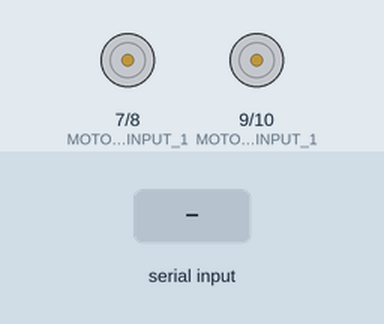
Recording of a sketch running on a simulated Arduino Uno, built with avr-gcc and run on an emulated ATmega328P. Parts: motor-driver pin pairs drawn as motors (green arrow = first pin HIGH = forward, orange = second pin HIGH = backward, longer = more drive, scaled by the enable pin). Inputs (shaded band) come from the test bench.

Above: at 1.2 s.
1.3 s: "S\n" received over the second serial link
2.8 s: "F\n" received over the second serial link
At 3.7 s:
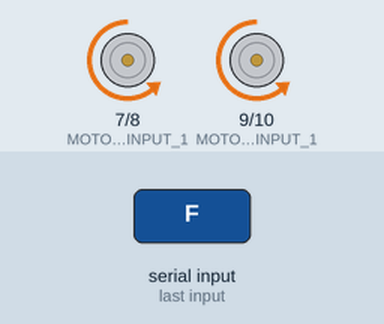
4.3 s: "L\n" received over the second serial link
At 4.9 s:
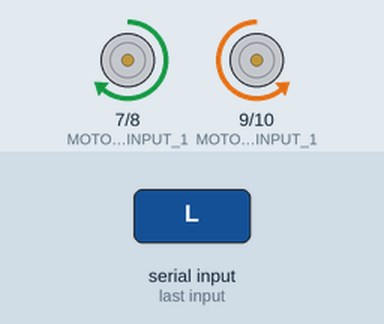
5.8 s: "R\n" received over the second serial link
At 7.0 s:
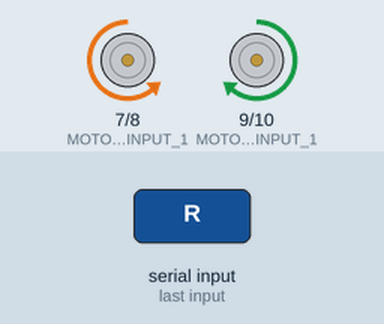
7.3 s: "B\n" received over the second serial link
At 8.4 s:
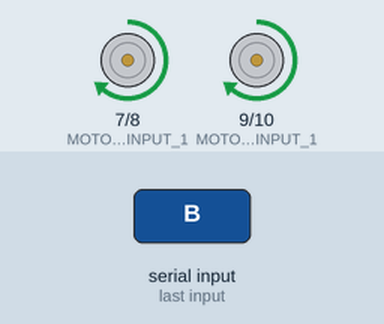
Timing chart, 0 to 9.8 s (numbered marks = the images above; inputs shaded):
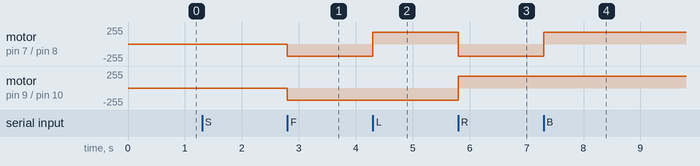

The sketch:

RobotMapper.ino
```cpp
#include <SoftwareSerial.h>

#define DEBUG_ENABLE // Comment this line before putting the code in the robot to remove serial printing

#ifdef DEBUG_ENABLE
  #define DEBUG_MACRO(STRING) Serial.println(STRING)
#else
  #define DEBUG_MACRO(STRING) // Nothing
#endif

/* Pin assignments */
#define ENABLE_1_PIN          6
#define MOTOR_1_INPUT_1       7
#define MOTOR_1_INPUT_2       8
#define MOTOR_2_INPUT_1       9
#define MOTOR_2_INPUT_2       10
#define ENABLE_2_PIN          11
#define SERIAL_RX_PIN         2
#define SERIAL_TX_PIN         3

/* Constants */
#define MAX_MOTOR_SPEED       255
#define NORMAL_MOTOR_SPEED    180
#define SLOW_MOTOR_SPEED      80

// Software serial instance
SoftwareSerial bluetoothSerial(SERIAL_RX_PIN, SERIAL_TX_PIN); // RX_PIN, TX_PIN
SoftwareSerial raspberrySerial(0,1);
char incomingData = 'r';
String data;

/* Functions prototypes */
void forward(uint8_t speed);
void reverse(uint8_t speed);
void right(uint8_t speed);
void left(uint8_t speed);
void sharpRightTurn(uint8_t speed);
void sharpLeftTurn(uint8_t speed);
void stopBot(uint8_t speed);
void scanBluetooth();

/* ---------------------------------------------------------- */
void setup() {
  /*
  #ifdef DEBUG_ENABLE
    Serial.begin(9600);
  #endif
  */
  bluetoothSerial.begin(9600); // This is the serial port we'll communicate with the bluetooth module through
  DEBUG_MACRO("--- Bluetooth RC robot started ---");

  pinMode(MOTOR_1_INPUT_1, OUTPUT);
  pinMode(MOTOR_1_INPUT_2, OUTPUT);
  pinMode(MOTOR_2_INPUT_1, OUTPUT);
  pinMode(MOTOR_2_INPUT_2, OUTPUT);
  pinMode(ENABLE_1_PIN, OUTPUT);
  pinMode(ENABLE_2_PIN, OUTPUT);
}

void loop() {
  scanBluetooth(); // Check if there's any incoming data through bluetooths

  switch(incomingData){ // Choose appropriate action
    case 'S':
      stopBot(NORMAL_MOTOR_SPEED);
      DEBUG_MACRO("STOPPING");
      break;

    case 'F':
      forward(NORMAL_MOTOR_SPEED);
      DEBUG_MACRO("FORWARD");
      break;

    case 'L':
      sharpLeftTurn(NORMAL_MOTOR_SPEED);
      DEBUG_MACRO("LEFT");
      break;

    case 'R':
      sharpRightTurn(NORMAL_MOTOR_SPEED);
      DEBUG_MACRO("RIGHT");
      break;


    case 'B':
      reverse(NORMAL_MOTOR_SPEED);
      DEBUG_MACRO("REVERSE");
      break;

    case 'V':
      incomingData='0';
      bluetoothSerial.end();
      scanRaspberry();
      raspberrySerial.begin(115200);
      raspberrySerial.println("Start");
      //delay(100000);
      data = raspberrySerial.readStringUntil('\n');
      while(data!="end"){
        data = raspberrySerial.readStringUntil('\n');
      }
      raspberrySerial.print("you sent me: ");
      raspberrySerial.println(data);
      delay(1000);
      raspberrySerial.end();
      bluetoothSerial.begin(9600);
      break;

    default:
      DEBUG_MACRO("UNKNOWN COMMAND");
      break;
  }
}
/* ---------------------------------------------------------- */

void forward(uint8_t speed){
  /* The pin numbers and high, low values might be different depending on your connections */
  analogWrite(ENABLE_1_PIN, speed); //Left Motor Speed
  analogWrite(ENABLE_2_PIN, speed); //Right Motor Speed
  digitalWrite(MOTOR_1_INPUT_1, LOW);
  digitalWrite(MOTOR_1_INPUT_2, HIGH);
  digitalWrite(MOTOR_2_INPUT_1, LOW);
  digitalWrite(MOTOR_2_INPUT_2, HIGH);
}

void reverse(uint8_t speed){
  /* The pin numbers and high, low values might be different depending on your connections */
  analogWrite(ENABLE_1_PIN, speed); //Left Motor Speed
  analogWrite(ENABLE_2_PIN, speed); //Right Motor Speed
  digitalWrite(MOTOR_1_INPUT_1, HIGH);
  digitalWrite(MOTOR_1_INPUT_2, LOW);
  digitalWrite(MOTOR_2_INPUT_1, HIGH);
  digitalWrite(MOTOR_2_INPUT_2, LOW);
}

void right(uint8_t speed){
  /* The pin numbers and high, low values might be different depending on your connections */
  analogWrite(ENABLE_1_PIN, speed); //Left Motor Speed
  analogWrite(ENABLE_2_PIN, speed); //Right Motor Speed
  digitalWrite(MOTOR_1_INPUT_1, LOW);
  digitalWrite(MOTOR_1_INPUT_2, HIGH);
  digitalWrite(MOTOR_2_INPUT_1, LOW);
  digitalWrite(MOTOR_2_INPUT_2, LOW);
}

void left(uint8_t speed){
  /* The pin numbers and high, low values might be different depending on your connections */
  analogWrite(ENABLE_1_PIN, speed); //Left Motor Speed
  analogWrite(ENABLE_2_PIN, speed); //Right Motor Speed
  digitalWrite(MOTOR_1_INPUT_1, LOW);
  digitalWrite(MOTOR_1_INPUT_2, LOW);
  digitalWrite(MOTOR_2_INPUT_1, LOW);
  digitalWrite(MOTOR_2_INPUT_2, HIGH);
}

void sharpRightTurn(uint8_t speed){
  /* The pin numbers and high, low values might be different depending on your connections */
  analogWrite(ENABLE_1_PIN, speed); //Left Motor Speed
  analogWrite(ENABLE_2_PIN, speed); //Right Motor Speed
  digitalWrite(MOTOR_1_INPUT_1, LOW);
  digitalWrite(MOTOR_1_INPUT_2, HIGH);
  digitalWrite(MOTOR_2_INPUT_1, HIGH);
  digitalWrite(MOTOR_2_INPUT_2, LOW);
}

void sharpLeftTurn(uint8_t speed){
  /* The pin numbers and high, low values might be different depending on your connections */
  analogWrite(ENABLE_1_PIN, speed); //Left Motor Speed
  analogWrite(ENABLE_2_PIN, speed); //Right Motor Speed
  digitalWrite(MOTOR_1_INPUT_1, HIGH);
  digitalWrite(MOTOR_1_INPUT_2, LOW);
  digitalWrite(MOTOR_2_INPUT_1, LOW);
  digitalWrite(MOTOR_2_INPUT_2, HIGH);
}

void stopBot(uint8_t speed){
  /* The pin numbers and high, low values might be different depending on your connections */
  analogWrite(ENABLE_1_PIN, speed); //Left Motor Speed
  analogWrite(ENABLE_2_PIN, speed); //Right Motor Speed
  digitalWrite(MOTOR_1_INPUT_1, LOW);
  digitalWrite(MOTOR_1_INPUT_2, LOW);
  digitalWrite(MOTOR_2_INPUT_1, LOW);
  digitalWrite(MOTOR_2_INPUT_2, LOW);
}

void scanBluetooth(){
  // There's data in the serial buffer (available() returns the number of bytes available)
  if(bluetoothSerial.available() > 0) incomingData = bluetoothSerial.read(); // Read a byte
}
void scanRaspberry(){
  // There's data in the serial buffer (available() returns the number of bytes available)
  if(raspberrySerial.available() > 0) incomingData = raspberrySerial.read(); // Read a byte
}
```

Measured:
- after the input at 2.8 s, motor on pin 7 (MOTOR_1_INPUT_1) / pin 8 (MOTOR_1_INPUT_2), motor on pin 9 (MOTOR_2_INPUT_1) / pin 10 (MOTOR_2_INPUT_2): stopped → backward 180/255 at once
- after the input at 4.3 s, motor on pin 7 (MOTOR_1_INPUT_1) / pin 8 (MOTOR_1_INPUT_2): backward 180/255 → forward 180/255 at once
- after the input at 5.8 s, motor on pin 7 (MOTOR_1_INPUT_1) / pin 8 (MOTOR_1_INPUT_2): forward 180/255 → backward 180/255 at once; motor on pin 9 (MOTOR_2_INPUT_1) / pin 10 (MOTOR_2_INPUT_2): backward 180/255 → forward 180/255 at once
- after the input at 7.3 s, motor on pin 7 (MOTOR_1_INPUT_1) / pin 8 (MOTOR_1_INPUT_2): backward 180/255 → forward 180/255 at once
